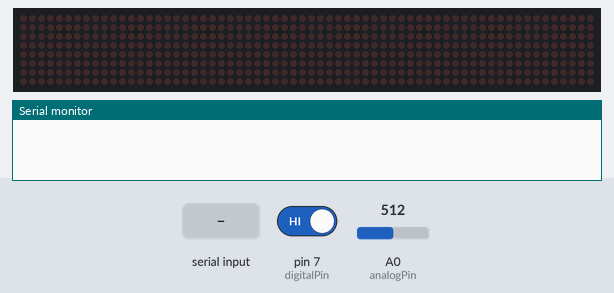
The sketch below on a simulated Arduino Uno, built with avr-gcc and run on an emulated ATmega328P. On the bench: 64×8 LED matrix, the last lines printed to the serial monitor. The inputs (shaded band) are chosen by the test bench; at power-on: pin 7 (digitalPin) HIGH, A0 (analogPin) = 512.

Above: at 1.2 s.
1.3 s: pin 7 (digitalPin) driven LOW
At 1.7 s:
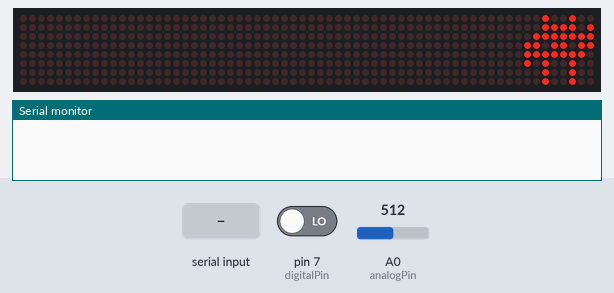
At 2.1 s:
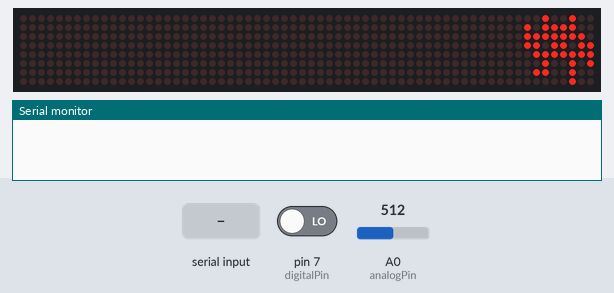
10.3 s: "1" received over Serial
At 12.8 s:
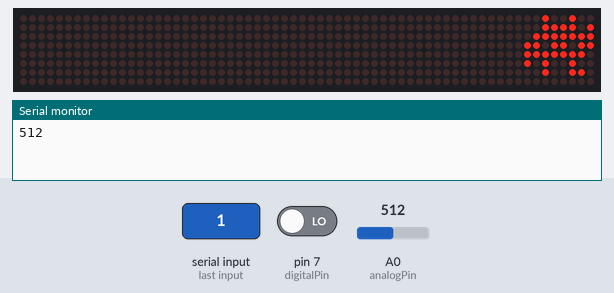
Timing chart, 0 to 14.3 s (numbered marks = the images above; inputs shaded):
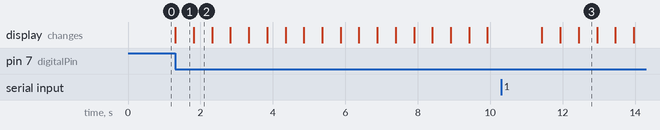

The sketch:

Code_for_Rainy_Kit.ino
```cpp
#include <LedControl.h>
int DIN = 10;
int CS =  8;
int CLK = 9;
const int analogPin=A0;
const int digitalPin=7;
int val = 0;
int aState = 0;
bool dState=0;

LedControl lc=LedControl(DIN,CLK,CS,0);

void setup()
{
  lc.shutdown(0,false);
 lc.setIntensity(0,15);
 lc.clearDisplay(0);

 pinMode(DIN, OUTPUT);
 pinMode(CS, OUTPUT);
 pinMode(CLK,OUTPUT);
 pinMode(digitalPin,INPUT);
 Serial.begin(9600);
}


void printByte(byte character [])
{
  int i = 0;
  for(i=0;i<8;i++)
  {
    lc.setRow(0,i,character[i]);
  }
}

void led()
{
  aState=analogRead(analogPin);
  // Serial.print("A0: ");
  // Serial.println(aState);
  dState=digitalRead(digitalPin);
  // Serial.print("D0: ");
  // Serial.println(dState);
  if(dState==0)
  {
   digitalWrite(DIN,HIGH);
   digitalWrite(CS, HIGH);
   digitalWrite(CLK, HIGH);


   byte a[8]= {0x24,0x3d,0x7f,0xdb,0xfe,0xa4,0x24,0x24};
    byte b[8]= {0x24,0xbc,0xfe,0xdb,0x7f,0x25,0x64,0x04};
    byte c[8]= {0x24,0x3d,0x7f,0xdb,0xfe,0xa4,0x26,0x00};


    byte d[8]= {0x12,0x5e,0x7f,0x6d,0x3f,0x12,0x32,0x02};
    byte e[8]= {0x09,0x0f,0x1f,0x36,0x3f,0x29,0x09,0x08};
    byte f[8]= {0x04,0x17,0x1f,0x1b,0x0f,0x04,0x0c,0x00};
    byte g[8]= {0x02,0x03,0x07,0x0d,0x0f,0x0a,0x02,0x02};
    byte h[8]= {0x01,0x05,0x07,0x06,0x03,0x01,0x03,0x00};
    byte i[8]= {0x00,0x00,0x01,0x03,0x03,0x02,0x00,0x00};
    byte k[8]= {0x00,0x01,0x01,0x01,0x00,0x00,0x00,0x00};

    byte m[8]= {0x00,0x80,0x80,0x80,0x00,0x00,0x00,0x00};
    byte n[8]= {0x00,0x00,0x40,0xc0,0xc0,0x80,0x00,0x00};
    byte o[8]= {0x20,0xa0,0xe0,0xc0,0x60,0x20,0x60,0x00};
    byte p[8]= {0x20,0x30,0x70,0xd0,0xf0,0xa0,0x20,0x20};
    byte q[8]= {0x20,0xb8,0xf8,0xd8,0x78,0x20,0x60,0x00};
    byte r[8]= {0x24,0x3c,0x7c,0xd8,0xfc,0xa4,0x24,0x20};
    byte s[8]= {0x24,0xbc,0xfe,0xda,0x7e,0x24,0x64,0x04};

    printByte(a);
    delay(500);

    printByte(b);
    delay(500);

    printByte(c);
    delay(500);

    printByte(d);
    delay(500);

    printByte(e);
    delay(500);

    printByte(f);
    delay(500);

    printByte(g);
    delay(500);

    printByte(h);
    delay(500);

    printByte(i);
    delay(500);

    printByte(k);
    delay(500);

     printByte(m);
    delay(500);

    printByte(n);
    delay(500);

    printByte(o);
    delay(500);

    printByte(p);
    delay(500);

    printByte(q);
    delay(500);

    printByte(r);
    delay(500);

    printByte(s);
    delay(500);


    lc.clearDisplay(0);

    delay(500);
  }


  else{
    digitalWrite(DIN,LOW);
    digitalWrite(CS, LOW);
    digitalWrite(CLK, LOW);

  }
}
void loop()
{
  if (Serial.available()){
    String data= Serial.readString();
    //Serial.println(data);
    if (data=="1")
      {analogRead(analogPin);
      aState=analogRead(analogPin);
      Serial.print(aState);
      }

  }
  led();

}
```

Measured:
- after the input at 1.3 s, the display: changes at once (image 1)
- what the display in image 1 shows lasts 0.5 s, from 1.3 s to 1.8 s
